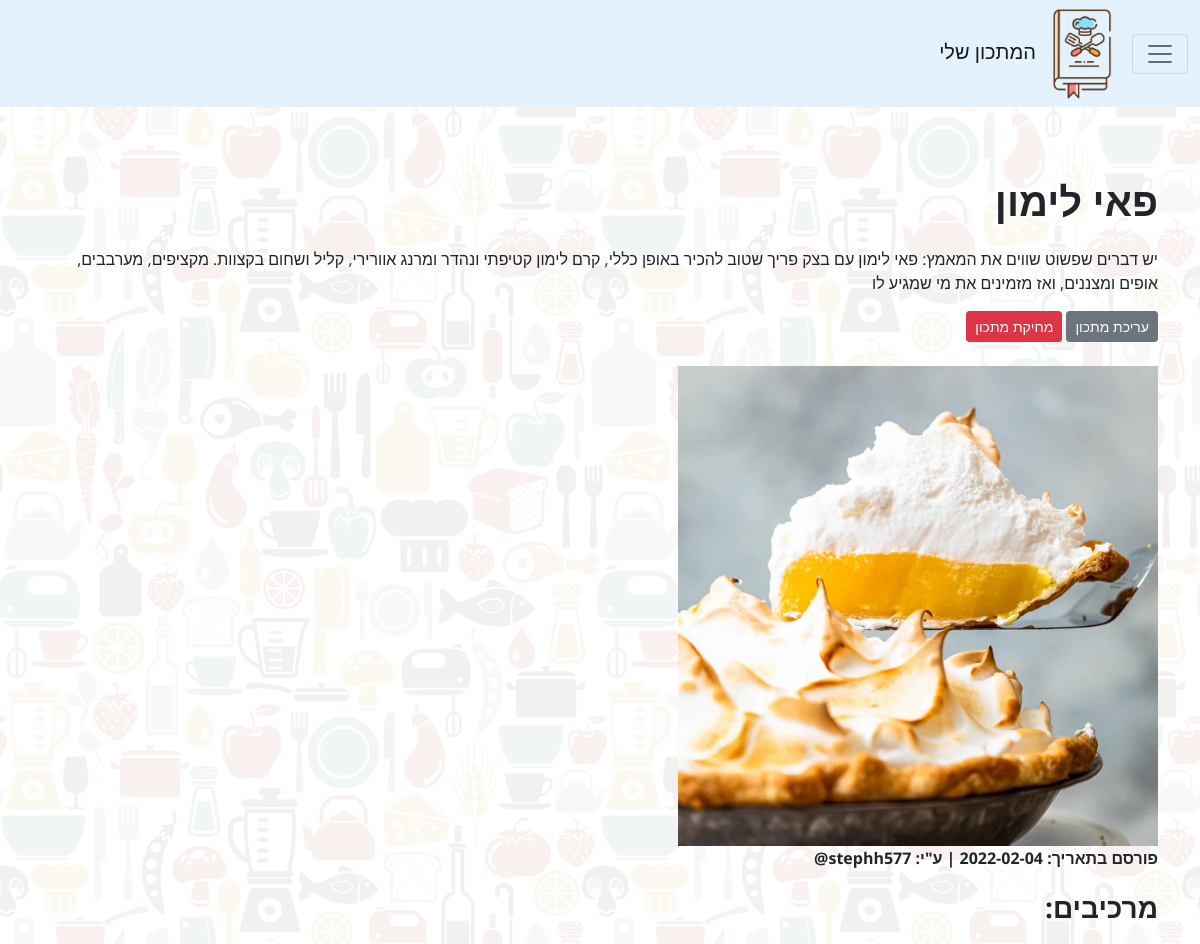
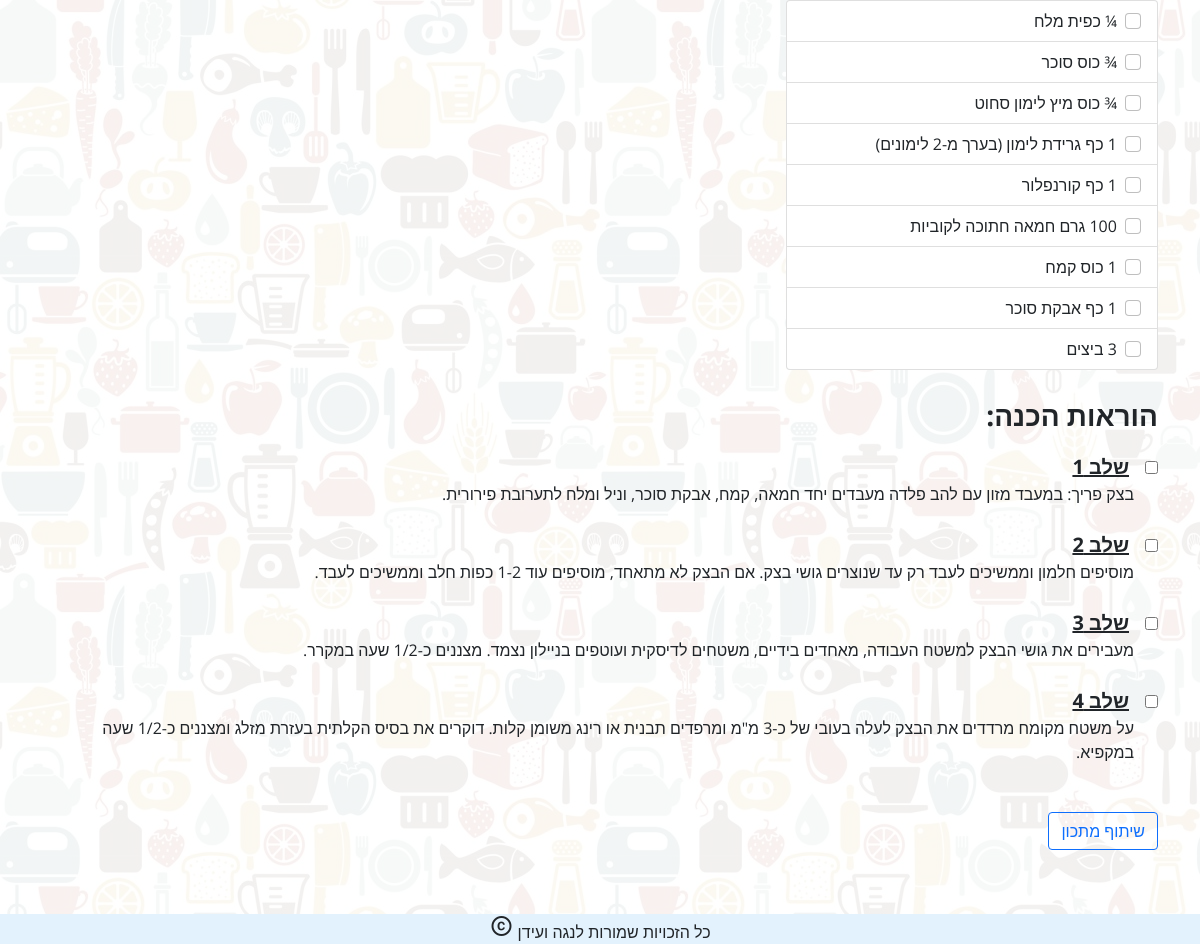
/recipe1.php?recipe_id=1, run on the app's committed database (2 pictures, top to bottom).
### tables this page shows
CREATE TABLE `recpie` (
  `recpieID` int(11) NOT NULL,
  `name` varchar(50) NOT NULL,
  `date` date NOT NULL,
  `description` text NOT NULL,
  `userWrote` varchar(20) NOT NULL,
  `picLink` text NOT NULL
);

CREATE TABLE `ingredient` (
  `ingredientID` int(11) NOT NULL,
  `ingredientName` text NOT NULL,
  `recpieID` int(11) NOT NULL
);

CREATE TABLE `instruction` (
  `instruction` int(11) NOT NULL,
  `instructionText` text NOT NULL,
  `recpieID` int(11) NOT NULL
);

### recipe1.php (the view, shortened to what this page needs)
<?php require_once("parts/header.php"); ?>
<?php $id = $_GET['recipe_id']; ?>
<main class="container mt-md-5 mt-5 mb-md-5 mb-5 pt-md-3 pt-3 pb-md-3 pb-3">
    <?php
        $sql = "select * from recpie where recpieID = $id";
        $result = $conn->query ($sql);
    ?>
    <?php while ($recpie = $result->fetch_assoc()):?>
    <div class="mb-md-4 mb-4">
        <p class="fw-bold fs-1"><?=$recpie['name']?></p>
        <p><?=$recpie['description']?></p>
        <a href="edit.php?recipe_id=<?=$id?>" class="btn btn-secondary btn-sm">עריכת מתכון</a>
        <a href="delete/delete_recipe.php?recipe_id=<?=$id?>" class="btn btn-danger btn-sm">מחיקת מתכון</a>
    </div>
    <figure class="article-image mt-md-3 mt-3">
        <img src="<?=$recpie['picLink']?>" class="img-fluid" style="width: 30em">
        <figcaption class="image-caption">
        <strong>פורסם בתאריך: <?=$recpie['date']?><span class="pubdate" pubdate></span></strong>
        <strong>| ע"י: <?=$recpie['userWrote']?>@</strong>
        </figcaption>
    </figure>
    <?php endwhile;?>
    <?php
        $sql = "select * from ingredient where recpieID = $id";
        $result = $conn->query ($sql);
    ?>
    <form method="POST" id="ings">
        <div class="mb-md-4 mb-4">
            <p class="fw-bold fs-3">מרכיבים:</p>
            <ul class="list-group col-md-4">
            <?php while ($ingredients = $result->fetch_assoc()):?>
                <li id="check" class="list-group-item">
                    <input class="form-check-input me-1" type="checkbox">
                        <?=$ingredients['ingredientName']?>
                </li>
                <?php endwhile;?>
            </ul>
        </div>
    </form>
    <?php
        $sql = "select * from instruction where recpieID = $id";
        $result = $conn->query ($sql);
    ?>
    <div class="mb-md-5 mb-5">
        <p class="fw-bold fs-3">הוראות הכנה:</p>
        <?php while ($instructions = $result->fetch_assoc()):?>
        <div class="mb-md-4 mb-4">
            <input type="checkbox" class="mitzrahim-check-input" id="check1"><span class="fw-bold fs-5 text-decoration-underline px-3">שלב  <?=$instructions['instruction']?></span>
            <p class="ps-4"><?=$instructions['instructionText']?></p>
        </div>
        <?php endwhile;?>
    </div>
    <button type="button" class="btn btn-outline-primary" data-bs-toggle="modal" data-bs-target="#exampleModal">
        שיתוף מתכון
    </button>
</main>
<?php require_once("parts/footer.php");?>

### style.css (style rules this page uses)
body,html { font-family: 'Open Sans', sans-serif; scroll-behavior: smooth; margin: 0 auto; background-image: url('images/background.jpg'); background-color: rgba(255,255,255,0.90); background-blend-mode: lighten; }

### data on the page
recpie: name "פאי לימון", description "יש דברים שפשוט שווים את המאמץ: פאי לימון עם בצק פריך שטוב להכיר באופן כללי, קרם לימון קטיפתי ונהדר ומרנג אוורירי, קליל ושחום בקצוות. מקציפים, מערבבים, אופים ומצננים, ואז מזמינים את מי שמגיע לו", picLink (picture), date "2022-02-04", userWrote "stephh577"
ingredient: ingredientName "¼ כפית מלח"
ingredient: ingredientName "¾ כוס סוכר"
ingredient: ingredientName "¾ כוס מיץ לימון סחוט"
ingredient: ingredientName "1 כף גרידת לימון (בערך מ-2 לימונים)"
ingredient: ingredientName "1 כף קורנפלור"
ingredient: ingredientName "100 גרם חמאה חתוכה לקוביות"
ingredient: ingredientName "1 כוס קמח"
ingredient: ingredientName "1 כף אבקת סוכר"
ingredient: ingredientName "3 ביצים"
instruction: instruction "1", instructionText "בצק פריך: במעבד מזון עם להב פלדה מעבדים יחד חמאה, קמח, אבקת סוכר, וניל ומלח לתערובת פירורית."
instruction: instruction "2", instructionText "מוסיפים חלמון וממשיכים לעבד רק עד שנוצרים גושי בצק. אם הבצק לא מתאחד, מוסיפים עוד 1-2 כפות חלב וממשיכים לעבד."
instruction: instruction "3", instructionText "מעבירים את גושי הבצק למשטח העבודה, מאחדים בידיים, משטחים לדיסקית ועוטפים בניילון נצמד. מצננים כ-1/2 שעה במקרר."
instruction: instruction "4", instructionText "על משטח מקומח מרדדים את הבצק לעלה בעובי של כ-3 מ\"מ ומרפדים תבנית או רינג משומן קלות. דוקרים את בסיס הקלתית בעזרת מזלג ומצננים כ-1/2 שעה במקפיא."
